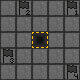

Tiled map render using the project's own tile images. Description and the whole map definition, tile-layer contents included, below:
An orthogonal 5x5 tile map with 16x16 px tiles, 7 tile layers (board, hole, flag1, flag2, ...).

<map version="1.2" tiledversion="1.3.2" orientation="orthogonal" renderorder="right-down" compressionlevel="-1" width="5" height="5" tilewidth="16" tileheight="16" infinite="0" nextlayerid="8" nextobjectid="1">
 <tileset firstgid="1" source="spritesheet_16x16.tsx" />
 <layer id="1" name="board" width="5" height="5">
  <data encoding="csv">
1,1,1,1,1,
1,1,1,1,1,
1,1,1,1,1,
1,1,1,1,1,
1,1,1,1,1
</data>
 </layer>
 <layer id="2" name="hole" width="5" height="5">
  <data encoding="csv">
0,0,0,0,0,
0,0,0,0,0,
0,0,2,0,0,
0,0,0,0,0,
0,0,0,0,0
</data>
 </layer>
 <layer id="3" name="flag1" width="5" height="5">
  <data encoding="csv">
0,0,0,0,3,
0,0,0,0,0,
0,0,0,0,0,
0,0,0,0,0,
0,0,0,0,0
</data>
 </layer>
 <layer id="4" name="flag2" width="5" height="5">
  <data encoding="csv">
0,4,0,0,0,
0,0,0,0,0,
0,0,0,0,0,
0,0,0,0,0,
0,0,0,0,0
</data>
 </layer>
 <layer id="7" name="flag4" width="5" height="5">
  <data encoding="csv">
0,0,0,0,0,
0,0,0,0,0,
0,0,0,0,0,
0,0,0,0,0,
0,0,0,0,10
</data>
 </layer>
 <layer id="5" name="flag3" width="5" height="5">
  <data encoding="csv">
0,0,0,0,0,
0,0,0,0,0,
0,0,0,0,0,
5,0,0,0,0,
0,0,0,0,0
</data>
 </layer>
 <layer id="6" name="player" width="5" height="5">
  <data encoding="csv">
0,0,0,0,0,
0,0,0,0,0,
0,0,0,0,0,
0,0,0,0,0,
0,0,0,0,0
</data>
 </layer>
</map>
